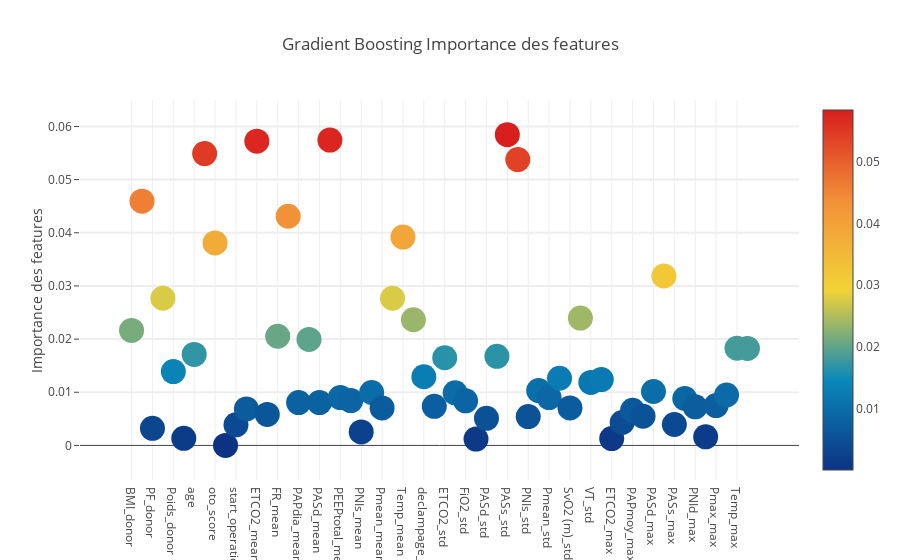

The notebook cell this image was saved under:
### Code cell
trace = go.Scatter(
    y=feature_dataframe['Gradient Boost Importance des features'].values,
    x=feature_dataframe['features'].values,
    mode='markers',
    marker=dict(
        sizemode='diameter',
        sizeref=1,
        size=25,
        color=feature_dataframe['Gradient Boost Importance des features'].values,
        colorscale='Portland',
        showscale=True
    ),
    text=feature_dataframe['features'].values
)
data = [trace]

layout = go.Layout(
    autosize=True,
    title='Gradient Boosting Importance des features',
    hovermode='closest',
    yaxis=dict(
        title='Importance des features',
        ticklen=5,
        gridwidth=2
    ),
    showlegend=False
)
fig = go.Figure(data=data, layout=layout)
py.iplot(fig, filename='scatter2010')

### Figure 1 — Plotly figure (JSON) as saved in the notebook; plotly's stock layout.template omitted (floating-point values rounded to 4 significant figures)
{"data": [{"marker": {"color": [0.02162, 0.04595, 0.003211, 0.02768, 0.01388, 0.001338, 0.01712, 0.05489, 0.0381, 8.072e-06, 0.003878, 0.00686, 0.05724, 0.005825, 0.02054, 0.04311, 0.008058, 0.01994, 0.00806, 0.05743, 0.009003, 0.008431, 0.002541, 0.009948, 0.007054, 0.02769, 0.0392, 0.02364, 0.01292, 0.007354, 0.0165, 0.009885, 0.00839, 0.001194, 0.005095, 0.01675, 0.05846, 0.05377, 0.005417, 0.01031, 0.008991, 0.01263, 0.007052, 0.02395, 0.01186, 0.01239, 0.001279, 0.004315, 0.006597, 0.00549, 0.01014, 0.03187, 0.003941, 0.008829, 0.007255, 0.00161, 0.007492, 0.009489, 0.01828, 0.01825], "colorscale": "Portland", "showscale": true, "size": 25, "sizemode": "diameter", "sizeref": 1}, "mode": "markers", "text": ["BMI_donor", "LAS", "PF_donor", "Poids", "Poids_donor", "Taille", "age", "body_mass_index", "oto_score", "start_operation_month", "start_operation_day", "ends_operation_day", "ETCO2_mean", "FC_mean", "FR_mean", "FiO2_mean", "PAPdia_mean", "PAPmoy_mean", "PASd_mean", "PASs_mean", "PEEPtotal_mean", "PNIm_mean", "PNIs_mean", "Pmax_mean", "Pmean_mean", "SpO2_mean", "Temp_mean", "VT_mean", "declampage_cote2_done_mean", "B.I.S_std", "ETCO2_std", "FC_std", "FiO2_std", "PAPmoy_std", "PASd_std", "PASm_std", "PASs_std", "PEEPtotal_std", "PNIs_std", "Pmax_std", "Pmean_std", "SpO2_std", "SvO2 (m)_std", "Temp_std", "VT_std", "declampage_cote2_done_std", "ETCO2_max", "FR_max", "PAPmoy_max", "PAPsys_max", "PASd_max", "PASm_max", "PASs_max", "PEEPtotal_max", "PNId_max", "PNIm_max", "Pmax_max", "Pmean_max", "Temp_max", "VT_max"], "type": "scatter", "uid": "ae6ac1fc-e395-423e-8161-71071ca6278c", "x": ["BMI_donor", "LAS", "PF_donor", "Poids", "Poids_donor", "Taille", "age", "body_mass_index", "oto_score", "start_operation_month", "start_operation_day", "ends_operation_day", "ETCO2_mean", "FC_mean", "FR_mean", "FiO2_mean", "PAPdia_mean", "PAPmoy_mean", "PASd_mean", "PASs_mean", "PEEPtotal_mean", "PNIm_mean", "PNIs_mean", "Pmax_mean", "Pmean_mean", "SpO2_mean", "Temp_mean", "VT_mean", "declampage_cote2_done_mean", "B.I.S_std", "ETCO2_std", "FC_std", "FiO2_std", "PAPmoy_std", "PASd_std", "PASm_std", "PASs_std", "PEEPtotal_std", "PNIs_std", "Pmax_std", "Pmean_std", "SpO2_std", "SvO2 (m)_std", "Temp_std", "VT_std", "declampage_cote2_done_std", "ETCO2_max", "FR_max", "PAPmoy_max", "PAPsys_max", "PASd_max", "PASm_max", "PASs_max", "PEEPtotal_max", "PNId_max", "PNIm_max", "Pmax_max", "Pmean_max", "Temp_max", "VT_max"], "y": [0.02162, 0.04595, 0.003211, 0.02768, 0.01388, 0.001338, 0.01712, 0.05489, 0.0381, 8.072e-06, 0.003878, 0.00686, 0.05724, 0.005825, 0.02054, 0.04311, 0.008058, 0.01994, 0.00806, 0.05743, 0.009003, 0.008431, 0.002541, 0.009948, 0.007054, 0.02769, 0.0392, 0.02364, 0.01292, 0.007354, 0.0165, 0.009885, 0.00839, 0.001194, 0.005095, 0.01675, 0.05846, 0.05377, 0.005417, 0.01031, 0.008991, 0.01263, 0.007052, 0.02395, 0.01186, 0.01239, 0.001279, 0.004315, 0.006597, 0.00549, 0.01014, 0.03187, 0.003941, 0.008829, 0.007255, 0.00161, 0.007492, 0.009489, 0.01828, 0.01825]}], "layout": {"autosize": true, "hovermode": "closest", "showlegend": false, "title": {"text": "Gradient Boosting Importance des features"}, "yaxis": {"gridwidth": 2, "ticklen": 5, "title": {"text": "Importance des features"}}}}
